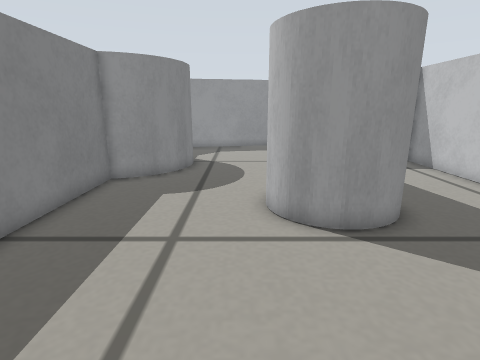
View 1 (above)

16 first-person views from a walk through a Gazebo world. The camera is 0.29 m above the floor, tilts 14° down and sees 80° across. The floor is counted in squares, 0.1 m on a side. Each view is taken from the middle of a square. On the plan, view 1 faces up. The plan holds only what a view shows up to about 20 squares ahead; the rest is blank.

View 2
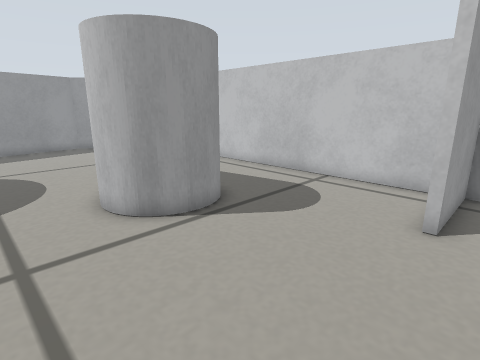

View 3
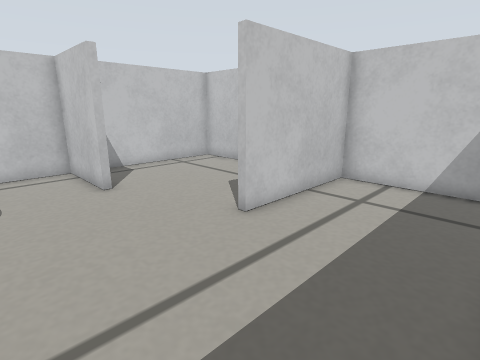

View 4
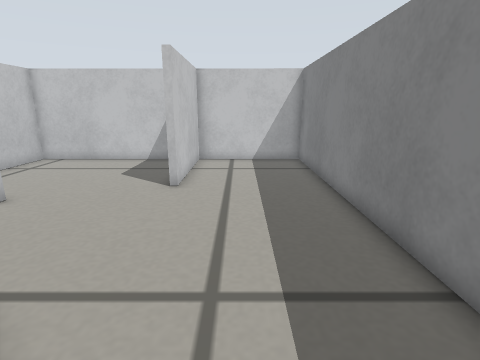

View 5
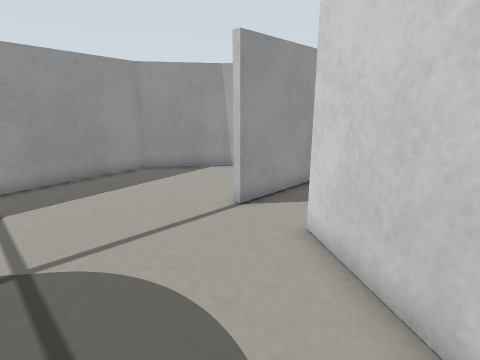

View 6
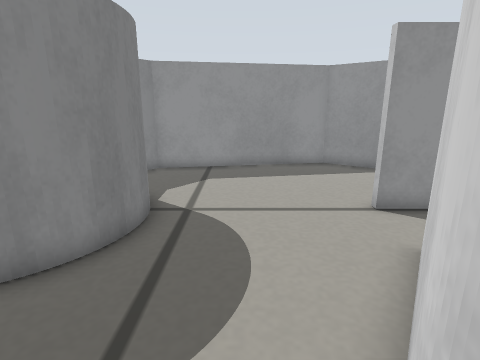

View 7
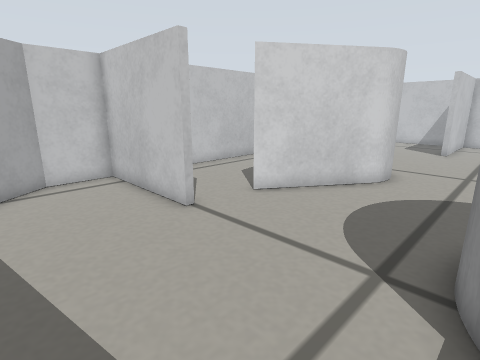

View 8
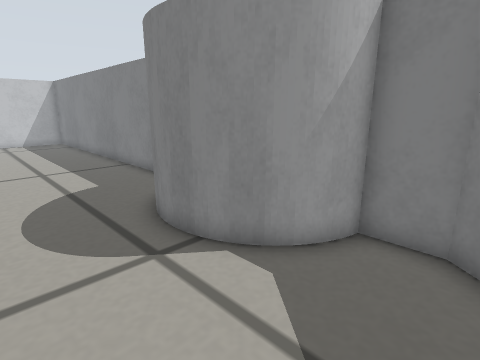

View 9
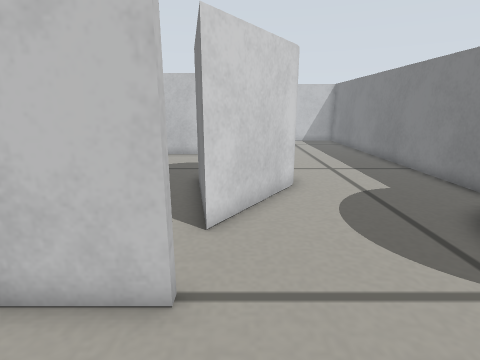

View 10
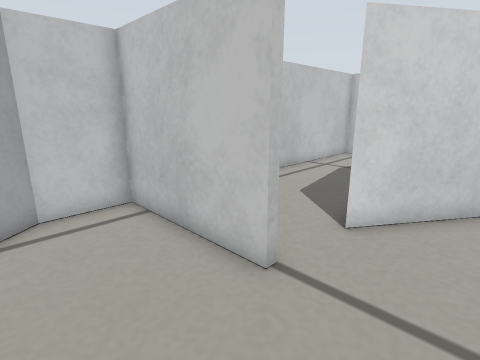

View 11
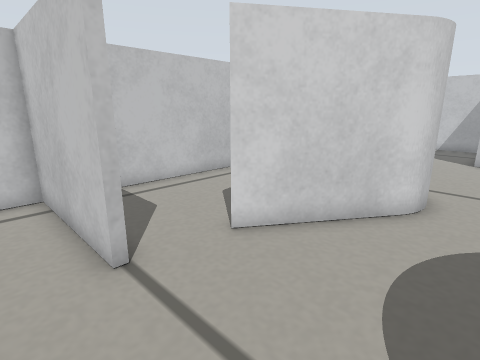

View 12
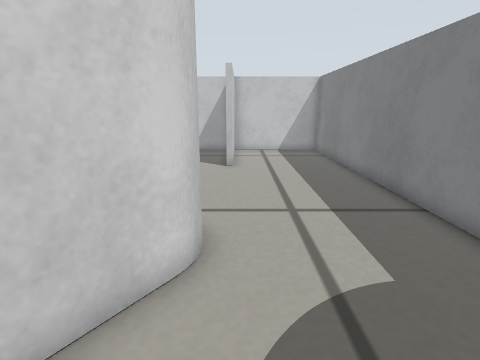

View 13
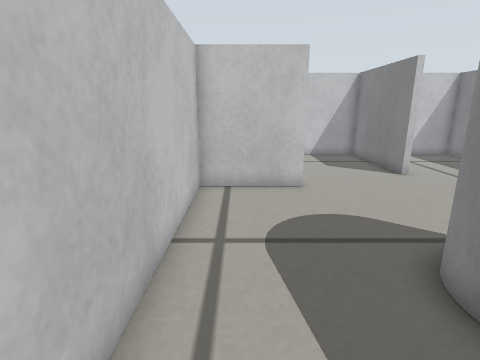

View 14
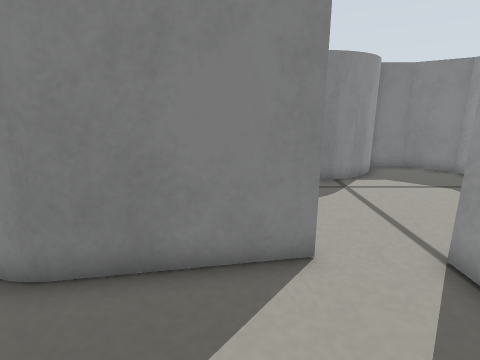

View 15
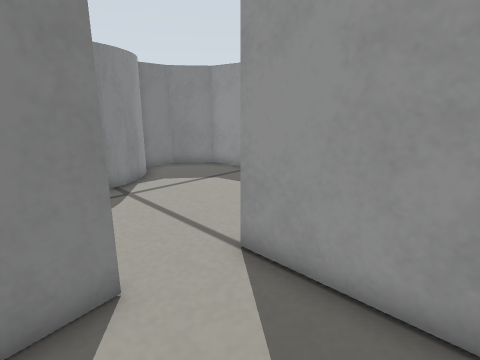

View 16
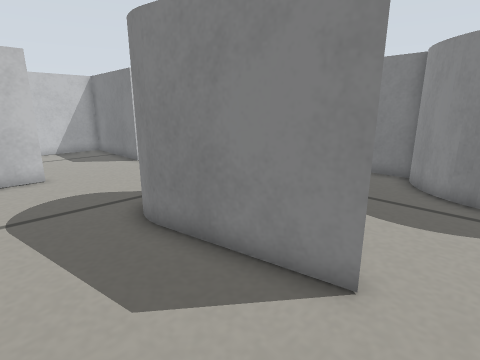

### Floor plan
Ten units are one square. View 1 is at (0, 0); x grows to the right and y downward. Boxes are objects, and circles mark ways between rooms. Rooms are numbered by the first view taken in them; rooms with no view inside come last. Other rooms are left out.
<svg viewBox="-60 -239 160 310">
<path fill="none" stroke="#000" d="M-55 -16 -55 66 4 66 4 6M56 -11 56 -14M9 -79 8 -84M8 -89 11 -95M32 -65 25 -65 17 -68 12 -73 9 -78M10 -93 38 -135 47 -86M41 -70 37 -67M-37 -125 -42 -122M56 -14 95 -14 95 -160 40 -160 40 -163M-33 -129 -39 -124M-41 -123 -45 -120M-44 -121 -50 -118M-31 -133 -34 -129M-29 -136 -32 -131M-49 -119 -55 -117 -55 -16M-27 -141 -29 -135M-26 -144 -27 -140M-25 -150 -26 -143M-26 -158 -25 -153M-27 -160 -25 -155M-29 -167 -26 -159M40 -163 95 -163 95 -188 78 -211M-31 -170 -29 -166M-33 -174 -31 -169M-36 -176 -33 -173M-39 -179 -35 -175M79 -210 45 -234 -41 -220 -55 -203 -55 -185M-42 -181 -38 -178M-46 -183 -41 -180M-49 -184 -44 -182M-52 -185 -47 -183M4 6 7 6 7 66 95 66 95 -11 56 -11"/>
<circle cx="0" cy="-10" r="3" fill="#2a7"/>
<circle cx="0" cy="0" r="3" fill="#2a7"/>
<circle cx="10" cy="-160" r="3" fill="#2a7"/>
<text x="-20" y="20">1</text>
<text x="10" y="-70">2</text>
<text x="20" y="-190">3</text>
<text x="50" y="30">4</text>
</svg>
Room 1 opens to room 2. Room 1 opens to room 4. Room 2 opens to room 3.

Where each view was taken, in squares from view 1:
view 1: 0 up, 0 right, facing up
view 2: 0 up, 2 left, facing up-right
view 3: 5 up, 5 left, facing down-right
view 4: 10 up, 2 left, facing down
view 5: 10 up, 2 left, facing up-right
view 6: 8 up, 0 right, facing up
view 7: 21 up, 3 left, facing down-right
view 8: 21 up, 1 right, facing down-left
view 9: 20 up, 3 right, facing down
view 10: 20 up, 1 right, facing down-right
view 11: 18 up, 1 left, facing down-right
view 12: 14 up, 0 right, facing down
view 13: 12 up, 8 right, facing down
view 14: 12 up, 9 right, facing left
view 15: 12 up, 8 right, facing up-left
view 16: 15 up, 8 right, facing down-left
